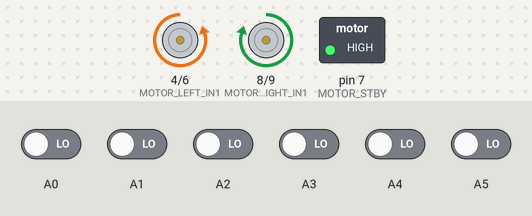
Bench run of a sketch on a simulated Arduino Uno, built with avr-gcc and run on an emulated ATmega328P. On the bench: motor-driver pin pairs drawn as motors (green arrow = first pin HIGH = forward, orange = second pin HIGH = backward, longer = more drive, scaled by the enable pin, stopped while the standby pin is LOW), switched loads named in the sketch (green lamp = pin HIGH). Inputs (shaded band) come from the test bench; at power-on: A0–5 LOW.

Above: at 9.2 s.
9.3 s: A1 driven HIGH
At 9.45 s:
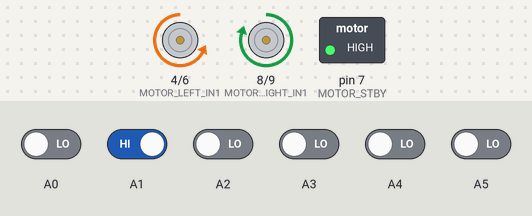
11.1 s: A3 driven HIGH
14.1 s: A4 driven HIGH
At 14.21 s:
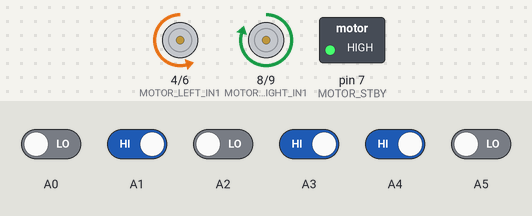
17.1 s: A5 driven HIGH
At 17.8 s:
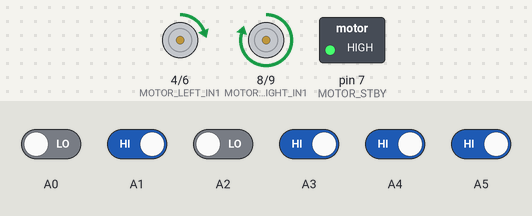
20.1 s: A1 driven LOW
At 20.54 s:
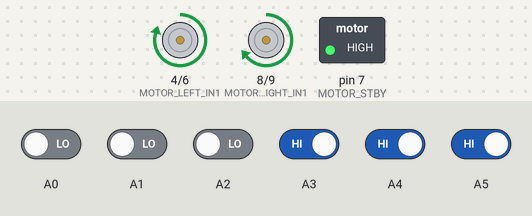
23.1 s: A1 driven HIGH
Timing chart, 0 to 28.7 s (numbered marks = the images above; inputs shaded):
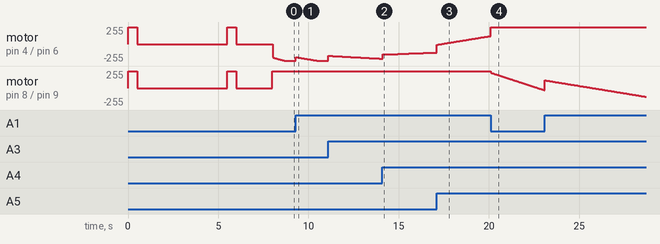

The sketch:

setter_16.ino
```cpp
//---------------------------------------------------------------------------//
//                           Fracastoro Hacking Lab                          //
//                                roboval.it                                 //
//                              2016 Sequencer                               //
//                                  Setter                                   //
//---------------------------------------------------------------------------//

// Copyright (c) 2011 Daniele Zambelli
//
// This program is free software; you can redistribute it and/or modify
// it under the terms of the GNU General Public License version 3 as
// published by the Free Software Foundation
//
// This program is distributed in the hope that it will be useful,
// but WITHOUT ANY WARRANTY; without even the implied warranty of
// MERCHANTABILITY or FITNESS FOR A PARTICULAR PURPOSE.  See the
// GNU General Public License for more details.
//
// You should have received a copy of the GNU General Public License
// along with this program; if not, write to the Free Software
// Foundation, Inc., 59 Temple Place, Suite 330, Boston, MA  02111-1307  USA

//Lib.
#include <QTRSensors.h>

//Connection PIN
#define MOTOR_STBY             7
#define MOTOR_RIGHT_PWM       10
#define MOTOR_LEFT_PWM         5
#define MOTOR_RIGHT_IN1        8
#define MOTOR_RIGHT_IN2        9
#define MOTOR_LEFT_IN2         6
#define MOTOR_LEFT_IN1         4

//Global parameters
#define NUM_SENSORS            6
#define NUM_CALI             200

#define MAX_SPEED            250

#define K_PROPORTIONAL         0.10
#define K_DERIVATIVE           1.4
#define K_INTEGRAL             0.00008
#define K_LINEAR               1

unsigned int sensorValues[NUM_SENSORS];
QTRSensorsRC qtrrc((unsigned char[]) { A0, A1, A2, A3, A4, A5 }, NUM_SENSORS);

int proportional=0, last_proportional;
long integral;
int derivative;
int correction;
int std_speed;

void setup() {
  Serial.begin(9600);
  pinMode(MOTOR_STBY, OUTPUT);
  pinMode(MOTOR_LEFT_PWM, OUTPUT);
  pinMode(MOTOR_LEFT_IN1, OUTPUT);
  pinMode(MOTOR_LEFT_IN2, OUTPUT);
  pinMode(MOTOR_RIGHT_PWM, OUTPUT);
  pinMode(MOTOR_RIGHT_IN1, OUTPUT);
  pinMode(MOTOR_RIGHT_IN2, OUTPUT);

	motors_go();

	//Start calibration
	motors_test();
	for (int i = 0; i < NUM_CALI; i++) qtrrc.calibrate();
	motors_test();

	delay(2000);
}

void loop() {
	//Sensors update.
	read_sensors();
	//Proportional, Integral, Derivative (PID) correction system.
	integral += proportional;
	derivative = proportional - last_proportional;
	correction = proportional * K_PROPORTIONAL + derivative * K_DERIVATIVE + integral * K_INTEGRAL;
	std_speed = MAX_SPEED - (K_LINEAR * constrain(abs(correction), 0, 200));

	set_motors(constrain(std_speed + correction, -MAX_SPEED, MAX_SPEED),
			   constrain(std_speed - correction, -MAX_SPEED, MAX_SPEED));
}

// SENSORS

void read_sensors() {
	//Analogic (range: -2500; +2500)
	last_proportional = proportional;
	proportional = qtrrc.readLine(sensorValues) - 2500;
}

// MOTORS

void motors_test() {
	//0.5 second motors test
	set_motors(MAX_SPEED, MAX_SPEED);
	delay(500);
	set_motors(0, 0);
}

void motors_go() {
	//Exit from Standby mode
	digitalWrite(MOTOR_STBY, HIGH);
}

void motors_stop() {
	//Standby mode
	digitalWrite(MOTOR_STBY, LOW);
}

void set_motors(int sp_l, int sp_r) {
	//Set right and left motors speeds (-255, 255)
	int dir = int(sp_l >= 0);
	digitalWrite(MOTOR_LEFT_IN1, dir);
	digitalWrite(MOTOR_LEFT_IN2, !dir);
	analogWrite(MOTOR_LEFT_PWM, abs(sp_l));
	dir = int(sp_r >= 0);
	digitalWrite(MOTOR_RIGHT_IN1, dir);
	digitalWrite(MOTOR_RIGHT_IN2, !dir);
	analogWrite(MOTOR_RIGHT_PWM, abs(sp_r));
}
```
